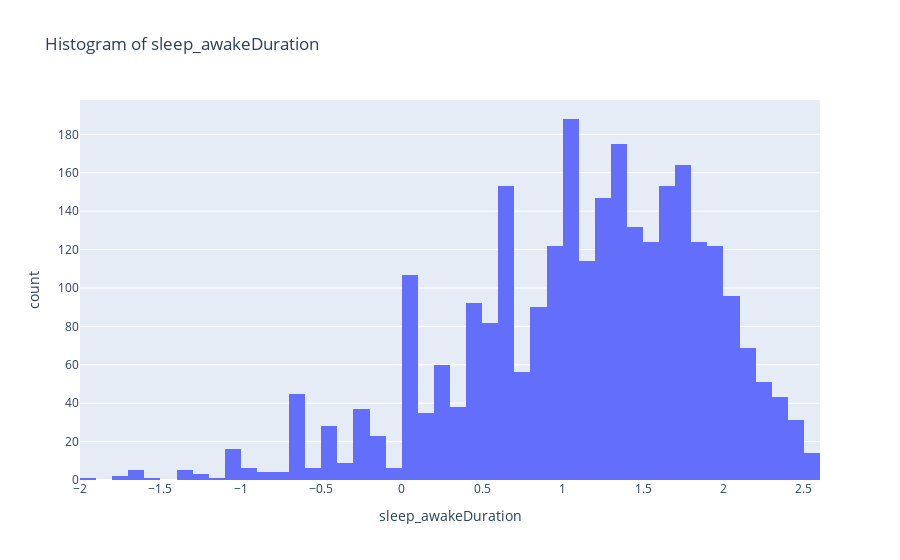
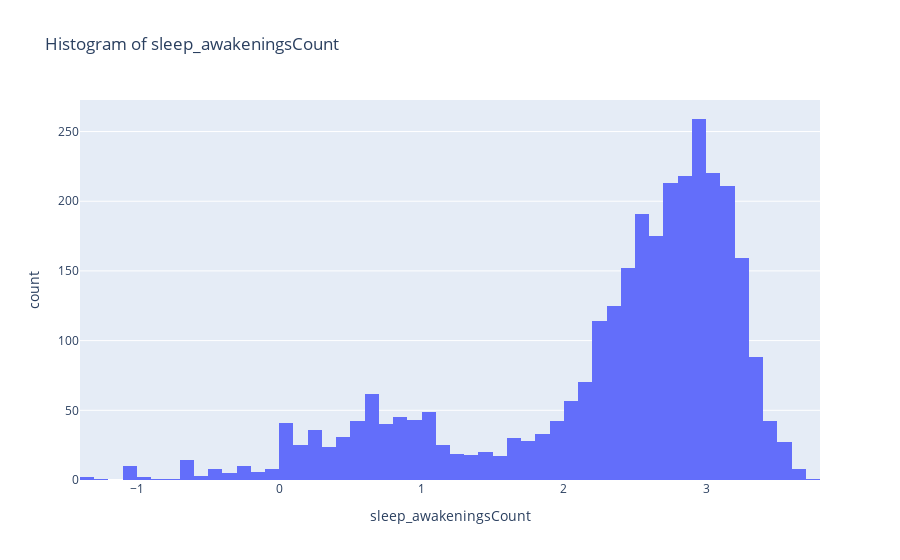
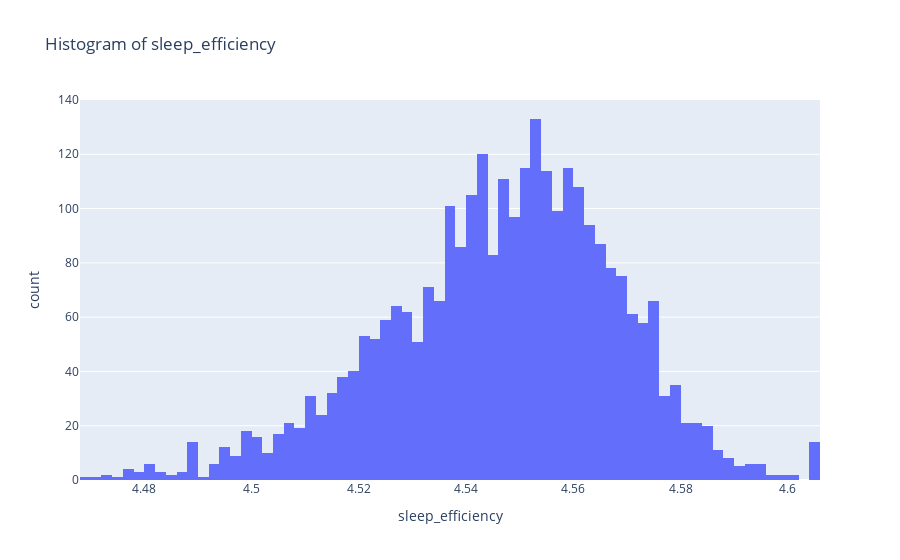
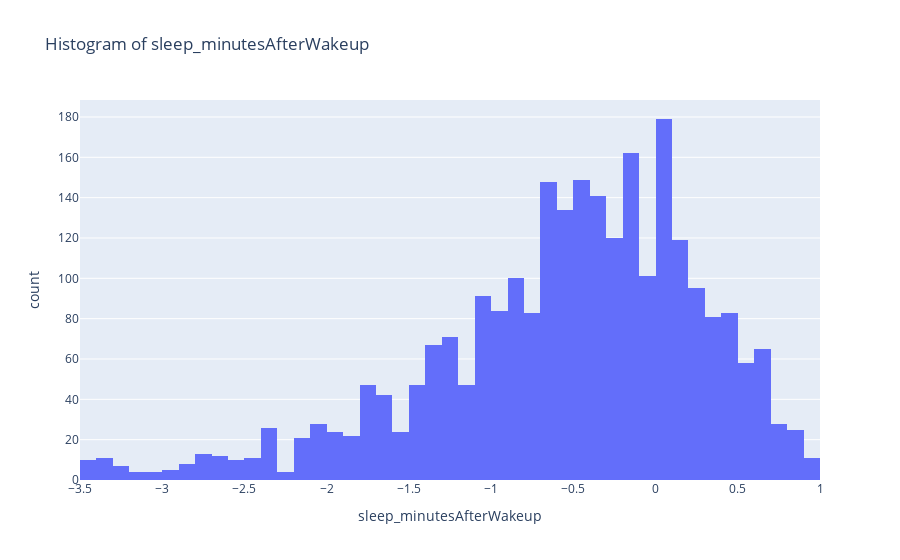

Notebook code for these charts, in order:
### Code cell
#examine sleep after pre-processing
import plotly.express as px

for column in sleep_features:
    fig = px.histogram(sleep_merged, x=column, title=f'Histogram of {column}')
    fig.show()

### Figure 1 — Plotly figure (JSON) as saved in the notebook; plotly's stock layout.template omitted (floating-point values rounded to 4 significant figures; data arrays with more than 128 entries replaced by an {"elided": "..."} marker saying what was removed)
{"data": [{"alignmentgroup": "True", "bingroup": "x", "hovertemplate": "sleep_awakeDuration=%{x}<br>count=%{y}<extra></extra>", "legendgroup": "", "marker": {"color": "#636efa", "pattern": {"shape": ""}}, "name": "", "offsetgroup": "", "orientation": "v", "showlegend": false, "type": "histogram", "x": {"elided": "3106 float values"}, "xaxis": "x", "yaxis": "y"}], "layout": {"autosize": true, "barmode": "relative", "legend": {"tracegroupgap": 0}, "title": {"text": "Histogram of sleep_awakeDuration"}, "xaxis": {"anchor": "y", "autorange": true, "domain": [0, 1], "range": [-2.0, 2.6], "title": {"text": "sleep_awakeDuration"}, "type": "linear"}, "yaxis": {"anchor": "x", "autorange": true, "domain": [0, 1], "range": [0, 197.9], "title": {"text": "count"}}}}

### Figure 2 — Plotly figure (JSON) as saved in the notebook; plotly's stock layout.template omitted (floating-point values rounded to 4 significant figures; data arrays with more than 128 entries replaced by an {"elided": "..."} marker saying what was removed)
{"data": [{"alignmentgroup": "True", "bingroup": "x", "hovertemplate": "sleep_awakeningsCount=%{x}<br>count=%{y}<extra></extra>", "legendgroup": "", "marker": {"color": "#636efa", "pattern": {"shape": ""}}, "name": "", "offsetgroup": "", "orientation": "v", "showlegend": false, "type": "histogram", "x": {"elided": "3106 float values"}, "xaxis": "x", "yaxis": "y"}], "layout": {"autosize": true, "barmode": "relative", "legend": {"tracegroupgap": 0}, "title": {"text": "Histogram of sleep_awakeningsCount"}, "xaxis": {"anchor": "y", "autorange": true, "domain": [0, 1], "range": [-1.4, 3.8], "title": {"text": "sleep_awakeningsCount"}, "type": "linear"}, "yaxis": {"anchor": "x", "autorange": true, "domain": [0, 1], "range": [0, 272.6], "title": {"text": "count"}}}}

### Figure 3 — Plotly figure (JSON) as saved in the notebook; plotly's stock layout.template omitted (floating-point values rounded to 4 significant figures; data arrays with more than 128 entries replaced by an {"elided": "..."} marker saying what was removed)
{"data": [{"alignmentgroup": "True", "bingroup": "x", "hovertemplate": "sleep_efficiency=%{x}<br>count=%{y}<extra></extra>", "legendgroup": "", "marker": {"color": "#636efa", "pattern": {"shape": ""}}, "name": "", "offsetgroup": "", "orientation": "v", "showlegend": false, "type": "histogram", "x": {"elided": "3106 float values"}, "xaxis": "x", "yaxis": "y"}], "layout": {"autosize": true, "barmode": "relative", "legend": {"tracegroupgap": 0}, "title": {"text": "Histogram of sleep_efficiency"}, "xaxis": {"anchor": "y", "autorange": true, "domain": [0, 1], "range": [4.468, 4.606], "title": {"text": "sleep_efficiency"}, "type": "linear"}, "yaxis": {"anchor": "x", "autorange": true, "domain": [0, 1], "range": [0, 140], "title": {"text": "count"}}}}

### Figure 4 — Plotly figure (JSON) as saved in the notebook; plotly's stock layout.template omitted (floating-point values rounded to 4 significant figures; data arrays with more than 128 entries replaced by an {"elided": "..."} marker saying what was removed)
{"data": [{"alignmentgroup": "True", "bingroup": "x", "hovertemplate": "sleep_minutesAfterWakeup=%{x}<br>count=%{y}<extra></extra>", "legendgroup": "", "marker": {"color": "#636efa", "pattern": {"shape": ""}}, "name": "", "offsetgroup": "", "orientation": "v", "showlegend": false, "type": "histogram", "x": {"elided": "3106 float values"}, "xaxis": "x", "yaxis": "y"}], "layout": {"autosize": true, "barmode": "relative", "legend": {"tracegroupgap": 0}, "title": {"text": "Histogram of sleep_minutesAfterWakeup"}, "xaxis": {"anchor": "y", "autorange": true, "domain": [0, 1], "range": [-3.5, 1.0], "title": {"text": "sleep_minutesAfterWakeup"}, "type": "linear"}, "yaxis": {"anchor": "x", "autorange": true, "domain": [0, 1], "range": [0, 188.4], "title": {"text": "count"}}}}
